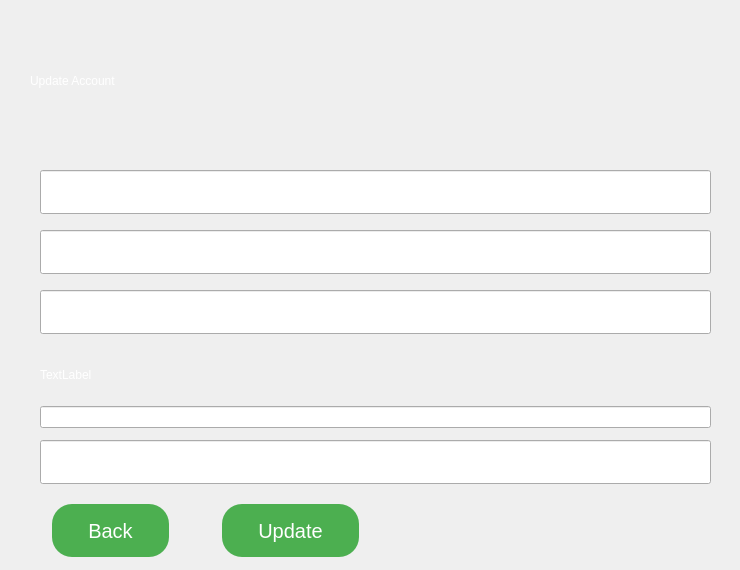
    <widget class="QWidget" name="UpdateClientAccount">
     <widget class="QLabel" name="label_28">
      <property name="geometry">
       <rect>
        <x>30</x>
        <y>30</y>
        <width>371</width>
        <height>101</height>
       </rect>
      </property>
      <property name="styleSheet">
       <string notr="true">font: 700 35pt &quot;Segoe UI&quot;;
color: rgb(255, 255, 255);</string>
      </property>
      <property name="text">
       <string>Update Account</string>
      </property>
     </widget>
     <widget class="QLabel" name="label_29">
      <property name="geometry">
       <rect>
        <x>530</x>
        <y>30</y>
        <width>201</width>
        <height>151</height>
       </rect>
      </property>
      <property name="text">
       <string/>
      </property>
      <property name="pixmap">
       <pixmap resource="resources.qrc">:/images/logo.png</pixmap>
      </property>
      <property name="scaledContents">
       <bool>true</bool>
      </property>
     </widget>
     <widget class="QLineEdit" name="UpdateAccountPassword">
      <property name="geometry">
       <rect>
        <x>40</x>
        <y>440</y>
        <width>671</width>
        <height>44</height>
       </rect>
      </property>
      <property name="styleSheet">
       <string notr="true">color: rgb(255, 255, 255);
font: 700 20pt &quot;Segoe UI&quot;;</string>
      </property>
     </widget>
     <widget class="QPushButton" name="pB_ClientUpdateAccountBack">
      <property name="geometry">
       <rect>
        <x>50</x>
        <y>500</y>
        <width>121</width>
        <height>61</height>
       </rect>
      </property>
      <property name="styleSheet">
       <string notr="true">background-color: #4CAF50; 
font: 700 20pt &quot;Segoe UI&quot;;
        border: none;
                   color: white;
                   padding: 15px 20px;
                   text-align: center;
                   text-decoration: none;
                   display: inline-block;
                   font-size: 20px;
                   margin: 4px 2px;
                   border-radius: 20px; 

</string>
      </property>
      <property name="text">
       <string>Back</string>
      </property>
     </widget>
     <widget class="QPushButton" name="pB_Update">
      <property name="geometry">
       <rect>
        <x>220</x>
        <y>500</y>
        <width>141</width>
        <height>61</height>
       </rect>
      </property>
      <property name="styleSheet">
       <string notr="true">background-color: #4CAF50; 
font: 700 20pt &quot;Segoe UI&quot;;
        border: none;
                   color: white;
                   padding: 15px 20px;
                   text-align: center;
                   text-decoration: none;
                   display: inline-block;
                   font-size: 20px;
                   margin: 4px 2px;
                   border-radius: 20px; 

</string>
      </property>
      <property name="text">
       <string>Update</string>
      </property>
     </widget>
     <widget class="QLineEdit" name="UpdateAccountUserName">
      <property name="geometry">
       <rect>
        <x>40</x>
        <y>230</y>
        <width>671</width>
        <height>44</height>
       </rect>
      </property>
      <property name="styleSheet">
       <string notr="true">color: rgb(255, 255, 255);
font: 700 20pt &quot;Segoe UI&quot;;</string>
      </property>
     </widget>
     <widget class="QLineEdit" name="UpdateAccountAge">
      <property name="geometry">
       <rect>
        <x>40</x>
        <y>290</y>
        <width>671</width>
        <height>44</height>
       </rect>
      </property>
      <property name="styleSheet">
       <string notr="true">color: rgb(255, 255, 255);
font: 700 20pt &quot;Segoe UI&quot;;</string>
      </property>
     </widget>
     <widget class="QLineEdit" name="UpdateAccountFullName">
      <property name="geometry">
       <rect>
        <x>40</x>
        <y>170</y>
        <width>671</width>
        <height>44</height>
       </rect>
      </property>
      <property name="styleSheet">
       <string notr="true">color: rgb(255, 255, 255);
font: 700 20pt &quot;Segoe UI&quot;;</string>
      </property>
     </widget>
     <widget class="QWidget" name="layoutWidget">
      <property name="geometry">
       <rect>
        <x>40</x>
        <y>350</y>
        <width>671</width>
        <height>78</height>
       </rect>
      </property>
      <layout class="QVBoxLayout" name="verticalLayout_37">
       <item>
        <widget class="QLabel" name="UpdateEmailErrorLabel">
         <property name="styleSheet">
          <string notr="true">color: rgb(255, 255, 255);
font: 14pt &quot;Segoe UI&quot;;</string>
         </property>
         <property name="text">
          <string>TextLabel</string>
         </property>
        </widget>
       </item>
       <item>
        <widget class="QLineEdit" name="UpdateAccountEmail">
         <property name="styleSheet">
          <string notr="true">color: rgb(255, 255, 255);
font: 700 20pt &quot;Segoe UI&quot;;</string>
         </property>
        </widget>
       </item>
      </layout>
     </widget>
    </widget>
